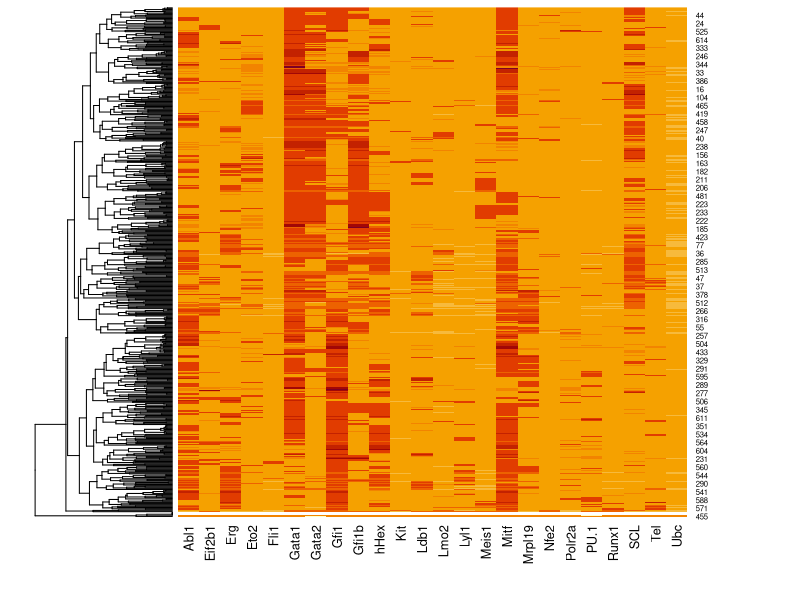
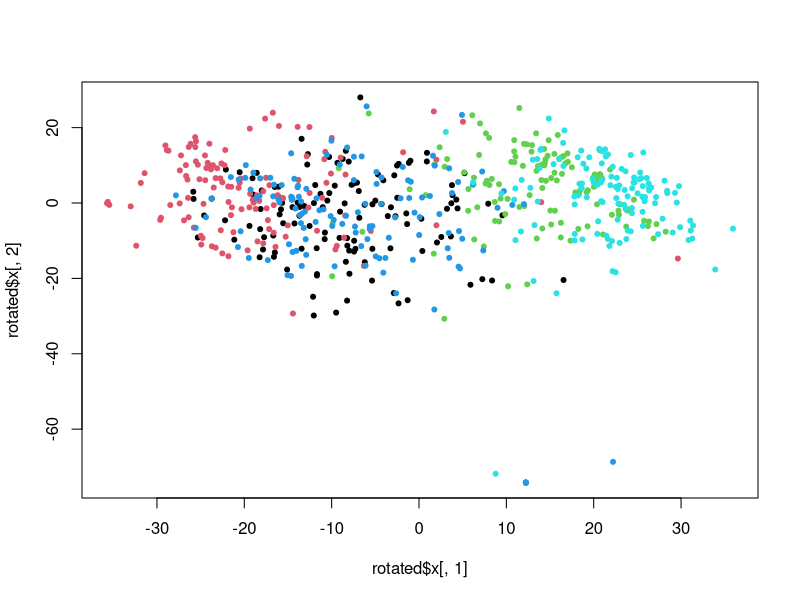

The R source for these figures, in order:
## Machine learning techniques on Victoria Moignard data 
## https://www.sciencedirect.com/science/article/pii/S1079979613001587?via%3Dihub

library(MASS)     ## performs LDA
library(caret)
library(dplyr)
library(e1071)    ## necessary to load caret lda
library(ggplot2)

data <- read.csv("../data/NIHMS53736-supplement-9.csv")

input <- data
input[,1] <- sapply(as.character(input[,"Cell"]),
                 function(x) substr(x,1,nchar(x)-3))
input[,1] <- as.factor(input[,1])


## Hierarchical clustering heatmap
heatmap(as.matrix(input[,-1]),Colv = NA)

#############################################################################
## performing lda using caret

## Create data partition
train <- createDataPartition(input[,"Cell"],p = 0.8,list = FALSE)

## Using caret to perform lda and to get confusion matrix
## perform lad
lda.fit <- train(Cell~.,data=input,subset=train,method="lda")

## perform prediction
lda.prediction <- predict(lda.fit,newdata = input[-train,])

## calculate confusion matrix
confusion.m <- confusionMatrix(lda.prediction,input$Cell[-train])

############################################################################
## performing iteration over technique using trainControl
## 10 repeats and nfold = 5
fitControl <- trainControl(method = "repeatedcv",repeats = 10,number = 5)
lda.fit <- train(Cell~.,data=input,subset=train,
                 method="lda",
                 trControl=fitControl) ## definition of the iteration
                 
head(lda.fit$resample)  ## accuracy results for every simulation
lda.fit$results    ## mean and sd values for accuracy and kappa

###########################################################################
## PCA preprocessing using caret
lda.fit <- train(Cell~.,data=input,subset=train,method="lda",preProcess="pca")
lda.prediction <- predict(lda.fit,newdata = input[-train,])
confusion.m <- confusionMatrix(lda.prediction,input$Cell[-train])
confusion.m


############################################################################
## PCA rotation
rotated <- prcomp(input[,-1])

## plotting two principal components
plot(rotated$x[,1],rotated$x[,2],col=input[,"Cell"],pch=20)
